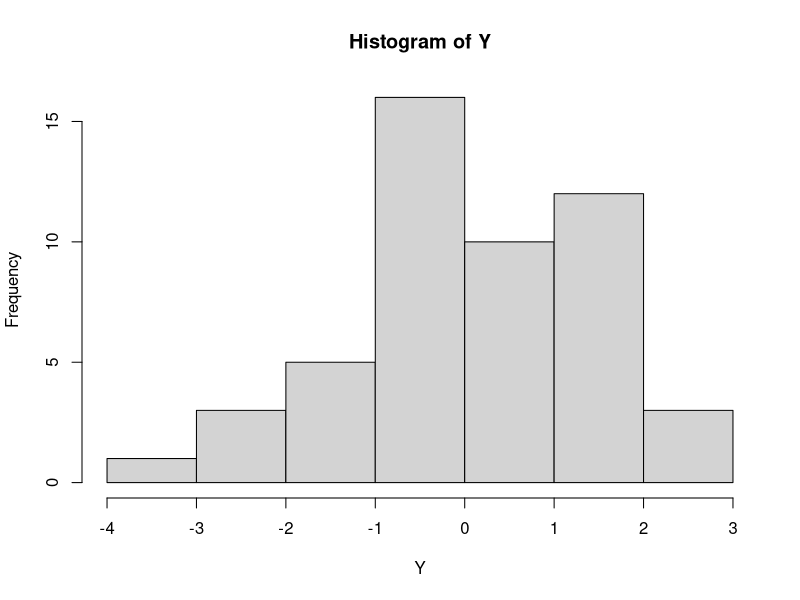

This chart was generated by the following R code:
set.seed(189807771)
X1 <- rnorm(50)
X2 <- sqrt(0.75)*rnorm(50) + 0.5*X1
Y <- X1 - X2 + rnorm(50)
hist(Y)

## 0th Order
confint(lm(Y ~ X1))[2,]

## 1st Order
resid <- Y - fitted(lm(Y ~ X2))
confint(lm(resid ~ 0 + X1))[1,]
## OR (more like what we are doing for a single iteration)

joint_mod <- lm(Y ~ X1 + X2)
partial_resid <- Y - fitted(joint_mod) + joint_mod$coefficients[2]*X1
confint(lm(partial_resid ~ 0 + X1))[1,]

X <- cbind(1, X1, X2)
Xzj <- cbind(1, 0, X2)
proj <- (diag(length(Y)) - Xzj%*%solve(t(X) %*% X)%*%t(X))
R <- proj %*% Y
confint(lm(R ~ 0 + X1))[1,]

## 2nd Order
confint(lm(Y ~ X1 + X2))[2,]



###
X <- X2
proj <- (diag(length(Y)) - X%*%solve(t(X) %*% X)%*%t(X))
R <- as.numeric(proj %*% Y)
confint(lm(R ~ as.numeric(proj %*% X1)))[2,]
